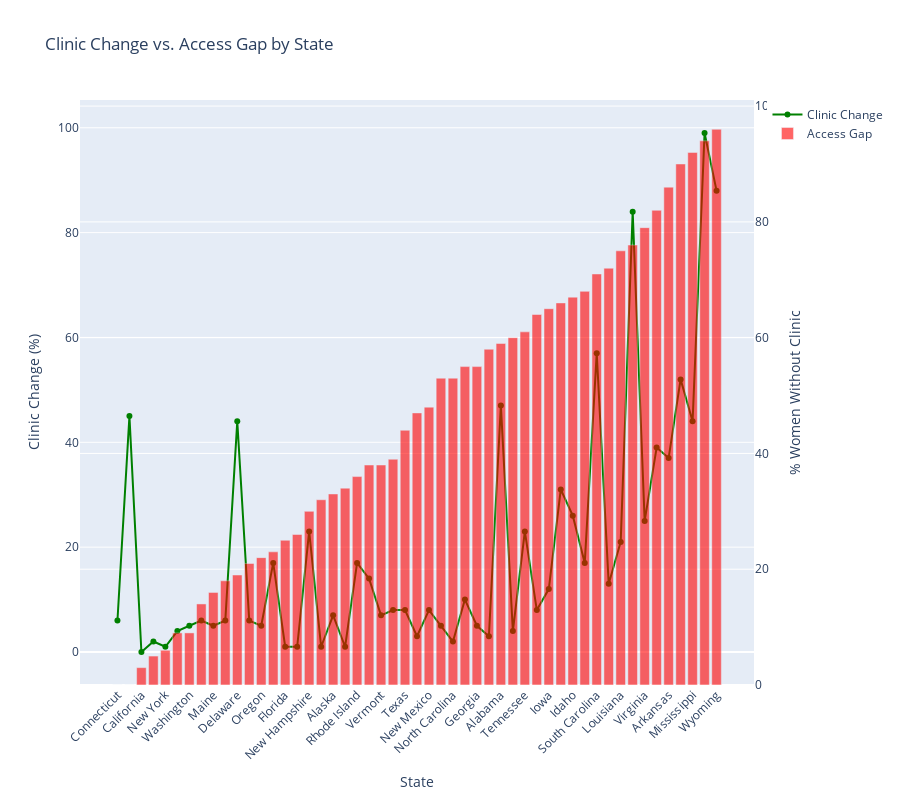

Write notebook code for a chart like this one.
### Code cell
import plotly.graph_objects as go

# Sort states by access gap
df_sorted = df.sort_values('Access Gap', ascending=True)

fig3 = go.Figure()

# Clinic Change line
fig3.add_trace(go.Scatter(
    x=df_sorted['U.S. State'],
    y=df_sorted['% of residents obtaining abortions who traveled out of state for care, 2020'],
    mode='lines+markers',
    name='Clinic Change',
    line=dict(color='green'),
    yaxis='y1'
))

# Access Gap area
fig3.add_trace(go.Bar(
    x=df_sorted['U.S. State'],
    y=df_sorted['Access Gap'],
    name='Access Gap',
    marker_color='red',
    opacity=0.6,
    yaxis='y2'
))

fig3.update_layout(
    title="Clinic Change vs. Access Gap by State",
    xaxis=dict(title='State', tickangle=-45),
    yaxis=dict(title='Clinic Change (%)', side='left'),
    yaxis2=dict(title='% Women Without Clinic', overlaying='y', side='right'),
    height=800,
    barmode='overlay'
)

fig3.show()

### Figure 1 — Plotly figure (JSON) as saved in the notebook; plotly's stock layout.template omitted (floating-point values rounded to 4 significant figures)
{"data": [{"line": {"color": "green"}, "mode": "lines+markers", "name": "Clinic Change", "type": "scatter", "x": ["Connecticut", "District of Columbia", "California", "Hawaii", "New York", "Nevada", "Washington", "Massachusetts", "Maine", "Arizona", "Delaware", "New Jersey", "Oregon", "Maryland", "Florida", "Colorado", "New Hampshire", "Illinois", "Alaska", "Michigan", "Rhode Island", "Pennsylvania", "Vermont", "Nebraska", "Texas", "Montana", "New Mexico", "Oklahoma", "North Carolina", "Ohio", "Georgia", "Minnesota", "Alabama", "Kansas", "Tennessee", "Utah", "Iowa", "Indiana", "Idaho", "Wisconsin", "South Carolina", "North Dakota", "Louisiana", "South Dakota", "Virginia", "Kentucky", "Arkansas", "West Virginia", "Mississippi", "Missouri", "Wyoming"], "y": [6, 45, 0, 2, 1, 4, 5, 6, 5, 6, 44, 6, 5, 17, 1, 1, 23, 1, 7, 1, 17, 14, 7, 8, 8, 3, 8, 5, 2, 10, 5, 3, 47, 4, 23, 8, 12, 31, 26, 17, 57, 13, 21, 84, 25, 39, 37, 52, 44, 99, 88], "yaxis": "y"}, {"marker": {"color": "red"}, "name": "Access Gap", "opacity": 0.6, "type": "bar", "x": ["Connecticut", "District of Columbia", "California", "Hawaii", "New York", "Nevada", "Washington", "Massachusetts", "Maine", "Arizona", "Delaware", "New Jersey", "Oregon", "Maryland", "Florida", "Colorado", "New Hampshire", "Illinois", "Alaska", "Michigan", "Rhode Island", "Pennsylvania", "Vermont", "Nebraska", "Texas", "Montana", "New Mexico", "Oklahoma", "North Carolina", "Ohio", "Georgia", "Minnesota", "Alabama", "Kansas", "Tennessee", "Utah", "Iowa", "Indiana", "Idaho", "Wisconsin", "South Carolina", "North Dakota", "Louisiana", "South Dakota", "Virginia", "Kentucky", "Arkansas", "West Virginia", "Mississippi", "Missouri", "Wyoming"], "y": [0, 0, 3, 5, 6, 9, 9, 14, 16, 18, 19, 21, 22, 23, 25, 26, 30, 32, 33, 34, 36, 38, 38, 39, 44, 47, 48, 53, 53, 55, 55, 58, 59, 60, 61, 64, 65, 66, 67, 68, 71, 72, 75, 76, 79, 82, 86, 90, 92, 94, 96], "yaxis": "y2"}], "layout": {"barmode": "overlay", "height": 800, "title": {"text": "Clinic Change vs. Access Gap by State"}, "xaxis": {"tickangle": -45, "title": {"text": "State"}}, "yaxis": {"side": "left", "title": {"text": "Clinic Change (%)"}}, "yaxis2": {"overlaying": "y", "side": "right", "title": {"text": "% Women Without Clinic"}}}}
